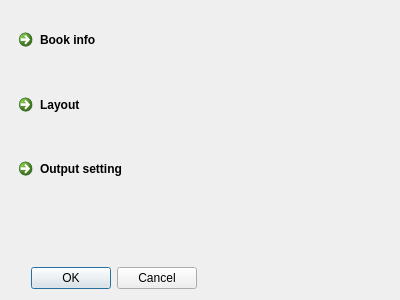
<?xml version="1.0" encoding="UTF-8"?>
<ui version="4.0">
 <class>OutputOptionDialog</class>
 <widget class="QDialog" name="OutputOptionDialog">
  <property name="geometry">
   <rect>
    <x>0</x>
    <y>0</y>
    <width>400</width>
    <height>300</height>
   </rect>
  </property>
  <property name="windowTitle">
   <string>Dialog</string>
  </property>
  <layout class="QGridLayout" name="gridLayout">
   <item row="0" column="0">
    <widget class="QWidget" name="widget" native="true">
     <widget class="QCommandLinkButton" name="commandLinkButton_3">
      <property name="geometry">
       <rect>
        <x>0</x>
        <y>140</y>
        <width>382</width>
        <height>58</height>
       </rect>
      </property>
      <property name="text">
       <string>Output setting</string>
      </property>
     </widget>
     <widget class="QCommandLinkButton" name="commandLinkButton">
      <property name="geometry">
       <rect>
        <x>0</x>
        <y>11</y>
        <width>382</width>
        <height>59</height>
       </rect>
      </property>
      <property name="text">
       <string>Book info</string>
      </property>
     </widget>
     <widget class="QCommandLinkButton" name="commandLinkButton_2">
      <property name="geometry">
       <rect>
        <x>0</x>
        <y>76</y>
        <width>382</width>
        <height>58</height>
       </rect>
      </property>
      <property name="text">
       <string>Layout</string>
      </property>
     </widget>
    </widget>
   </item>
   <item row="0" column="1">
    <widget class="QStackedWidget" name="stackedWidget">
     <widget class="QWidget" name="page">
      <zorder>buttonBox</zorder>
     </widget>
     <widget class="QWidget" name="page_2"/>
    </widget>
   </item>
   <item row="1" column="0">
    <widget class="QDialogButtonBox" name="buttonBox">
     <property name="orientation">
      <enum>Qt::Horizontal</enum>
     </property>
     <property name="standardButtons">
      <set>QDialogButtonBox::Cancel|QDialogButtonBox::Ok</set>
     </property>
    </widget>
   </item>
  </layout>
 </widget>
 <resources/>
 <connections>
  <connection>
   <sender>buttonBox</sender>
   <signal>accepted()</signal>
   <receiver>OutputOptionDialog</receiver>
   <slot>accept()</slot>
   <hints>
    <hint type="sourcelabel">
     <x>248</x>
     <y>254</y>
    </hint>
    <hint type="destinationlabel">
     <x>157</x>
     <y>274</y>
    </hint>
   </hints>
  </connection>
  <connection>
   <sender>buttonBox</sender>
   <signal>rejected()</signal>
   <receiver>OutputOptionDialog</receiver>
   <slot>reject()</slot>
   <hints>
    <hint type="sourcelabel">
     <x>316</x>
     <y>260</y>
    </hint>
    <hint type="destinationlabel">
     <x>286</x>
     <y>274</y>
    </hint>
   </hints>
  </connection>
 </connections>
</ui>
